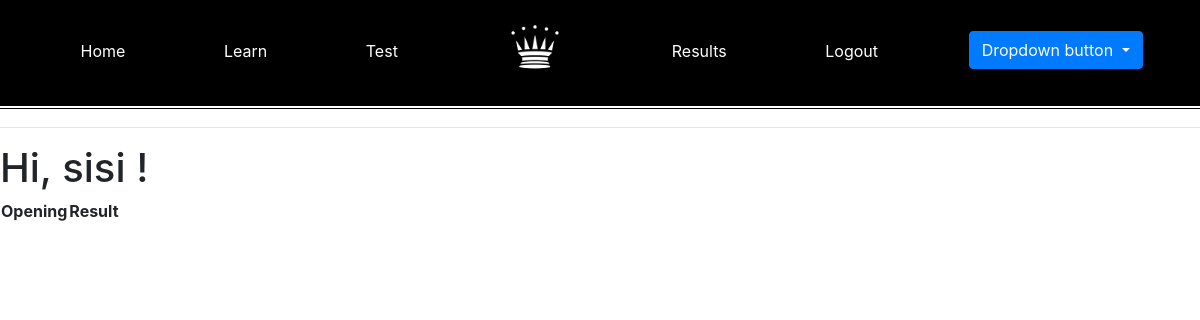
The page /results (signed in) on the database as committed earlier.
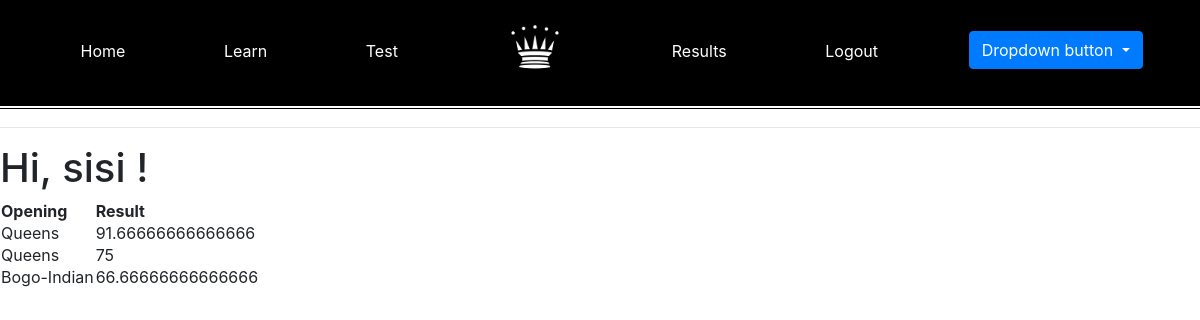
The same page on the database as committed later.
### app/models.py (models this page shows, shortened)
class User(UserMixin, db.Model):
    id = db.Column(db.Integer, primary_key=True)
    username = db.Column(db.String(64), index=True, unique=True)
    email = db.Column(db.String(120), index=True, unique=True)
    password_hash = db.Column(db.String(128))
    posts = db.relationship('Post', backref='author', lazy='dynamic')
    results = db.relationship('Results', backref = 'student', lazy = 'dynamic')

class Results(db.Model):
    id = db.Column(db.Integer, primary_key=True)
    opening = db.Column(db.String(140))
    result =db.Column(db.Integer)
    incorrect = db.Column(db.ARRAY(db.String(140)))
    passed = db.Column(db.Boolean)
    timestamp = db.Column(db.DateTime, index=True, default=datetime.utcnow)
    user_id = db.Column(db.Integer, db.ForeignKey('user.id'))

### app/routes.py (the view)
@app.route('/results', methods=['GET', 'POST'])
def results():
    u = User.query.get(current_user.id)
    return render_template('results.html', title='results', query = u.results.all())

### app/models.py (called while the page is built)
@login.user_loader
def load_user(id):
    return User.query.get(int(id))

### app/templates/results.html (shortened to what this page needs)
{% extends "base.html" %}
{% block content %}
<h1>Hi, {{current_user.username}} ! </h1>
<table>
<tr>
    <th>Opening</th>
    <th>Result</th>
</tr>
{% for r in query %}
<tr>
    <td>
        {{r.opening}}
    </td>
    <td>
        {{r.result}}
    </td>
</tr>
{% endfor %}
</table>
{% endblock %}

### app/templates/base.html (shortened to what this page needs)
<html>
    <head>
        <link rel="stylesheet" href="https://maxcdn.bootstrapcdn.com/bootstrap/4.5.2/css/bootstrap.min.css">
  </head>
  <body>
    <nav class="navbar navbar-expand-sm justify-content-center" style="background-color: black; padding-left: 2.6%; border-bottom: 5px white double; padding-bottom: 2%;">
      <ul class="navbar-nav nav-fill w-100">
        <li class="nav-item" style="padding-top: 2%;">
          <a class="nav-link" href="{{ url_for('index') }}">Home</a>
        </li>
        <li class="nav-item" style="padding-top: 2%;">
          <a class="nav-link" href="{{ url_for('learn') }}">Learn</a>
        </li>
        <li class="nav-item" style="padding-top: 2%;">
          <a class="nav-link" href="{{ url_for('Test') }}">Test</a>
        </li>
        <a class="navbar-brand mx-auto" href="#" style="padding-left: 5%; padding-right: 5%; padding-top: 0.75%;">
          <img src="static/img/chesspieces/wikipedia/wQ.png" alt="logo" style="width:60px;">
        </a>
        <li class="nav-item" style="padding-top: 2%;">
          <a class="nav-link" href="{{ url_for('results') }}">Results</a>
        </li>
        <li class="nav-item" style="padding-top: 2%;">
          <a class="nav-link" href="{{ url_for('logout') }}">Logout</a>
        </li>
        <li class="nav-item dropdown" style="padding-top: 2%;">
          <button type="button" class="btn btn-primary dropdown-toggle" data-toggle="dropdown">
            Dropdown button
          </button>
        </li>
      </ul>
    </nav>
        <hr>
        {% block content %}{% endblock %}
    </body>
</html>

### app/templates/base.html (style rules this page uses)
.nav-link { color: white; }

Rows that differ between the two databases and show on the page:
now on this page (row edited): Results: opening "Queens", result "91.66666666666666"
now on this page (row edited): Results: opening "Queens", result "75"
now on this page (row edited): Results: opening "Bogo-Indian", result "66.66666666666666"
